Frame 1 (no input): blank canvas, image omitted
Frame 60 (the mouse pressed at the canvas centre just before this capture): blank canvas, image omitted
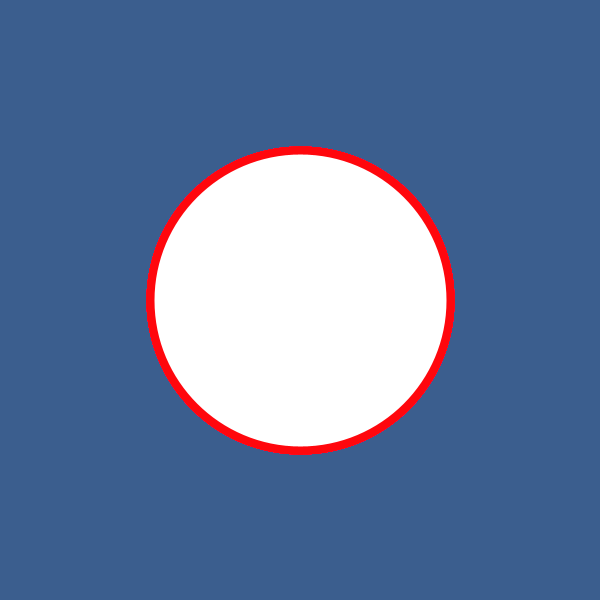
Frame 120 (the mouse held since frame 60 and released just before this capture)

The Processing sketch whose frames 1 and 60 were blank and that drew this single picture after the mouse press (run headless with seeded random() and noise(); from frame 60 on, the mouse is pressed at the canvas centre):

// Processing sketch: processing_176144
// ── processing_176144.pde

float colourdegrees = 0;

class RainbowLine {
  int x, y, px, py;
  float off;
  RainbowLine() {
    x=mouseX;
    y=mouseY;
    px=pmouseX;
    py=pmouseY;
    off=colourdegrees;
  }
  void draw() {
    stroke( (colourdegrees+off)%360, 97, 100);
    ellipse(x, y, px, py);
  }
}

ArrayList RainbowLines;

void setup() {
  size(600,600);
  strokeWeight(8);
  smooth();
  colorMode(HSB, 360, 100, 100);
  background(215,58,56);
  RainbowLines = new ArrayList();
}

void draw() {
  background(215,58,56);
  // Add new line?
  if (mousePressed){
    RainbowLines.add( new RainbowLine() );
  }
  // Cycle colors.
  colourdegrees+=1.5;
  colourdegrees%=360;
  // Render all lines  
  for( int i = 0; i < RainbowLines.size(); i++ ){
    RainbowLine t = (RainbowLine) RainbowLines.get(i);
    t.draw();
  }
  // Limit ArrayList size (optional)!
  while( RainbowLines.size() > 28 ){
     RainbowLines.remove(0);
  }
}

void keyPressed(){
  if( key == ' ' ){
    RainbowLines = new ArrayList();
  }
}
